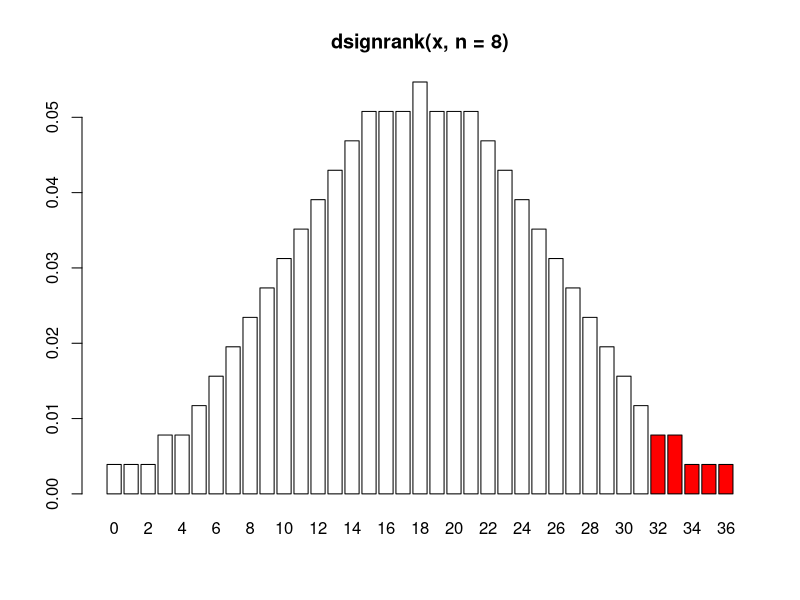
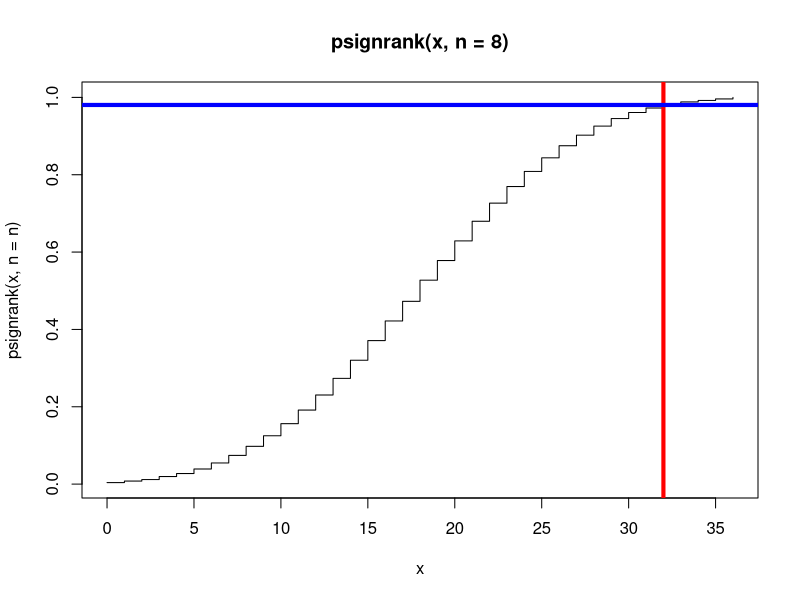
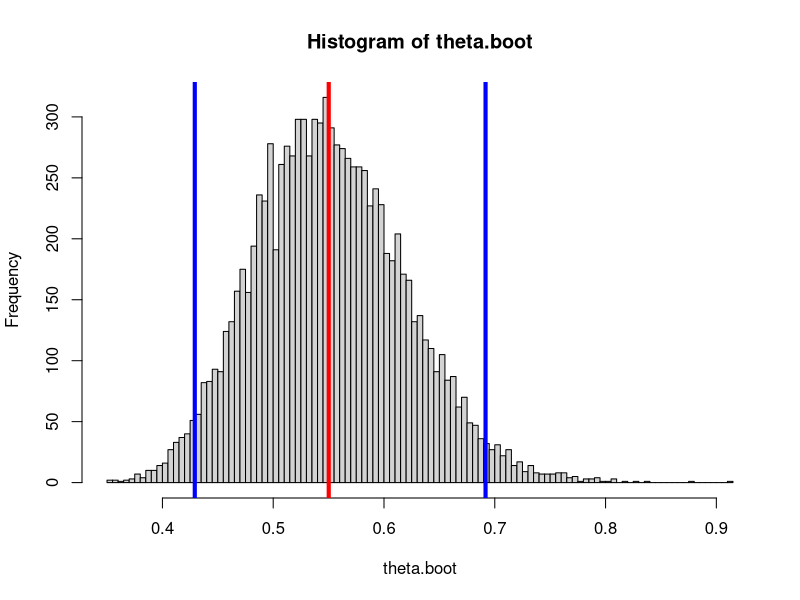

The R source for these figures, in order:
## ---- chunk 1
knitr::opts_chunk$set(echo = TRUE)
## ---- chunk 2
school = c(82,69,73,43,58,56,76,65)
home = c(63,42,74,37,51,43,80,62)
## ---- chunk 3
response = school - home
response
## ---- chunk 4
wplus = sum((response>0)*rank(abs(response)))
wplus
## ---- chunk 5
n = length(response)
w = sum(sign(response)*rank(abs(response)))
wplus = 0.5*w + n*(n+1)/4
wplus
## ---- chunk 6
x = seq(0,n*(n+1)/2,1)
colors = rep("white",length(x))
colors[x >= wplus] = "red"
barplot(dsignrank(x,n),names.arg = x,main = paste0("dsignrank(x, n = ", n, ")"),col = colors)
## ---- chunk 7
plot(x,psignrank(x, n = n),type = "s",main = paste0("psignrank(x, n = ", n, ")"))
abline(v=wplus,col = "red",lwd = 4)
abline(h=psignrank(wplus,n),col = "blue",lwd = 4)
## ---- chunk 8
pvalue = 1-psignrank(wplus-1,n,lower.tail = TRUE)
pvalue
## ---- chunk 9
wilcox.test(response,alternative="greater")
## ---- chunk 10
labels = c("nattacks","nsubjects")
aspirin = c(104,11037)
placebo = c(189,11034)
data = data.frame(aspirin,placebo)
rownames(data) = labels
data
## ---- chunk 11
rate = function(v) v[1]/v[2]
theta.hat = rate(data$aspirin)/rate(data$placebo)
theta.hat
## ---- chunk 12
population.one = c( rep(1,data["nattacks","aspirin"]), 
                    rep(0,data["nsubjects","aspirin"]-data["nattacks","aspirin"]) )
population.two = c( rep(1,data["nattacks","placebo"]), 
                    rep(0,data["nsubjects","placebo"]-data["nattacks","placebo"]) )

draw.bootstrap.sample = function() {
  boot.pop.one = sample(population.one,replace = TRUE)
  boot.pop.two = sample(population.two,replace = TRUE)
  rate.one = sum(boot.pop.one)/length(boot.pop.one)
  rate.two = sum(boot.pop.two)/length(boot.pop.two)
  return(rate.one/rate.two)
}
## ---- chunk 13
nrep = 10000
theta.boot = replicate(nrep,draw.bootstrap.sample())
hist(theta.boot,breaks=100)

# sample estimate
abline(v=theta.hat,col = "red",lwd = 4)

# bootstrap confidence interval
confidence.lower = sort(theta.boot)[nrep*.025]
confidence.upper = sort(theta.boot)[nrep*.975]
abline(v=c(confidence.lower,confidence.upper),col = "blue",lwd = 4)
